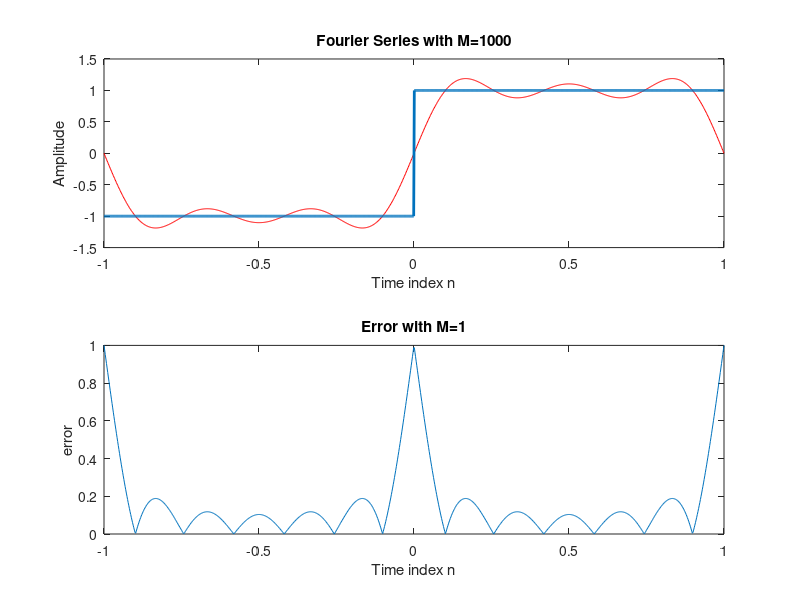

This chart was generated by the following MATLAB code:
clf;
N = 1000; 
x = linspace(-1,1,N);
f = sign(x);
sum = 0.*x;
M = input('Number of coefficient (M):'); 
for j = 1:2:M
sum = sum + 4/pi*sin(j*pi*x)/j;
end
subplot(2,1,1);
plot(x, sum, 'r')
xlabel('Time index n');ylabel('Amplitude'); 
title('Fourier Series with M=1000'); 
hold on
plot(x,f,'LineWidth',2)
hold on
subplot(2,1,2);
error = abs(sum-f);
plot(x,error);
xlabel('Time index n');ylabel('error'); 
title('Error with M=1');    